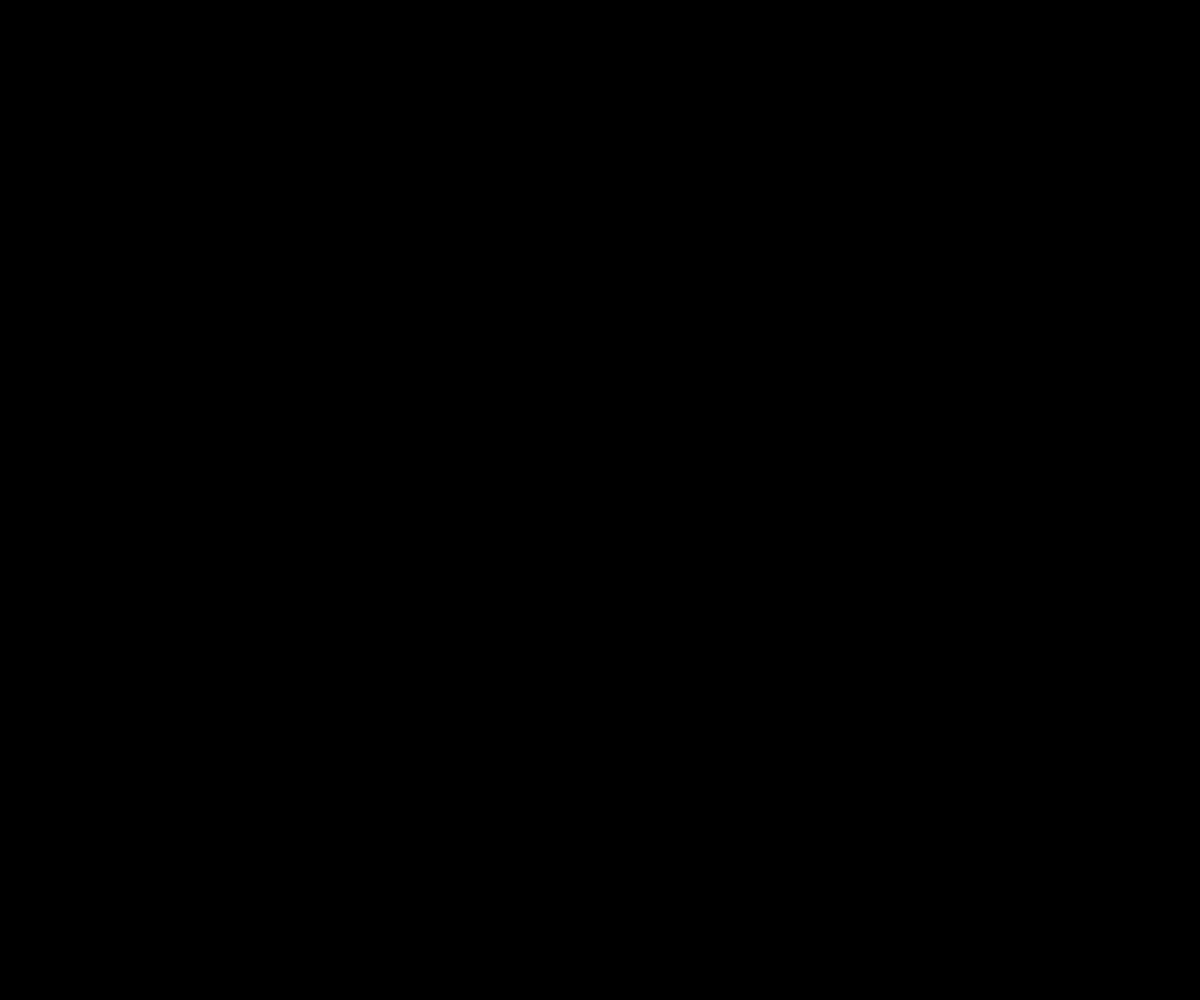
Frame 1 (no input)
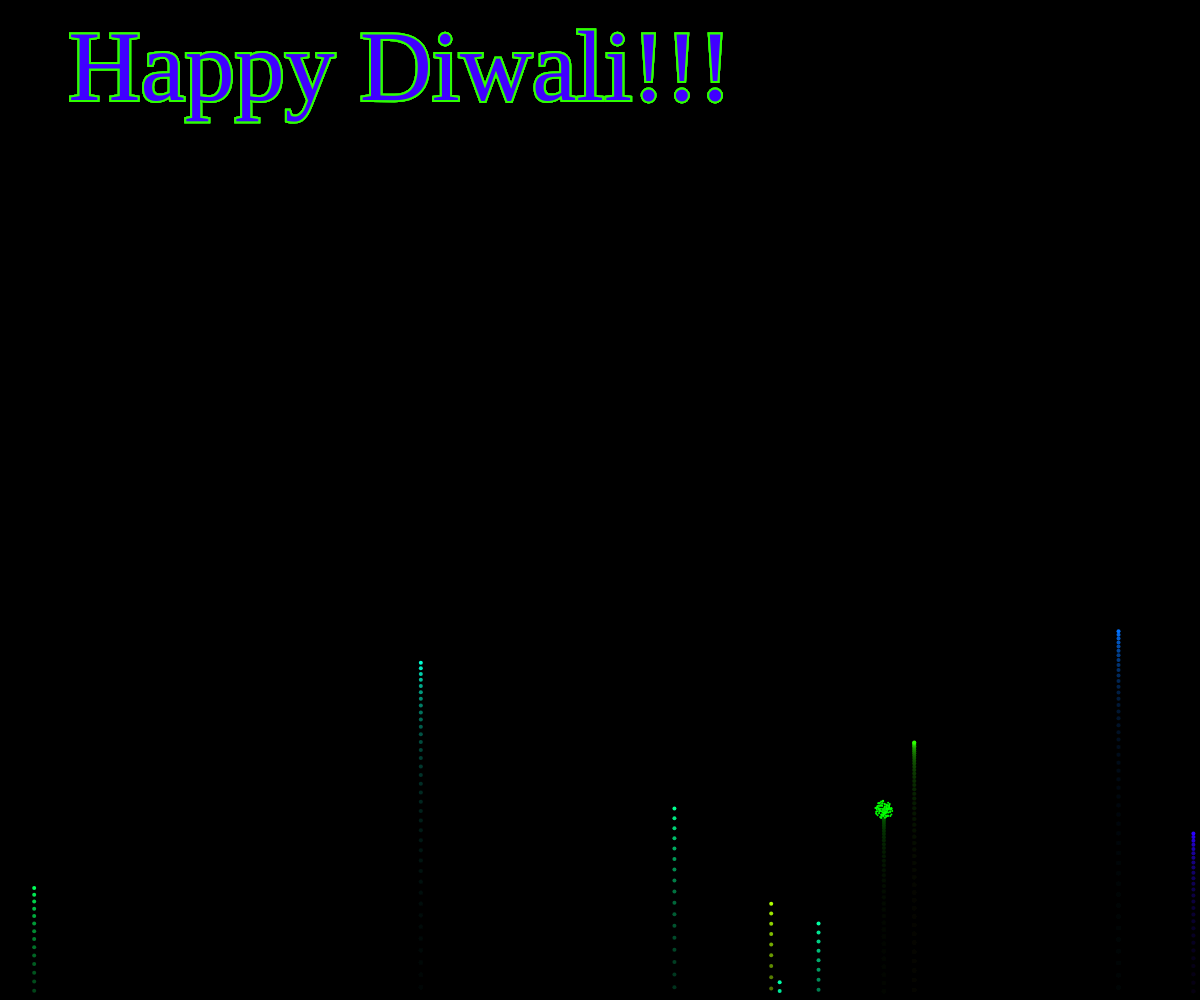
Frame 60 (no input)
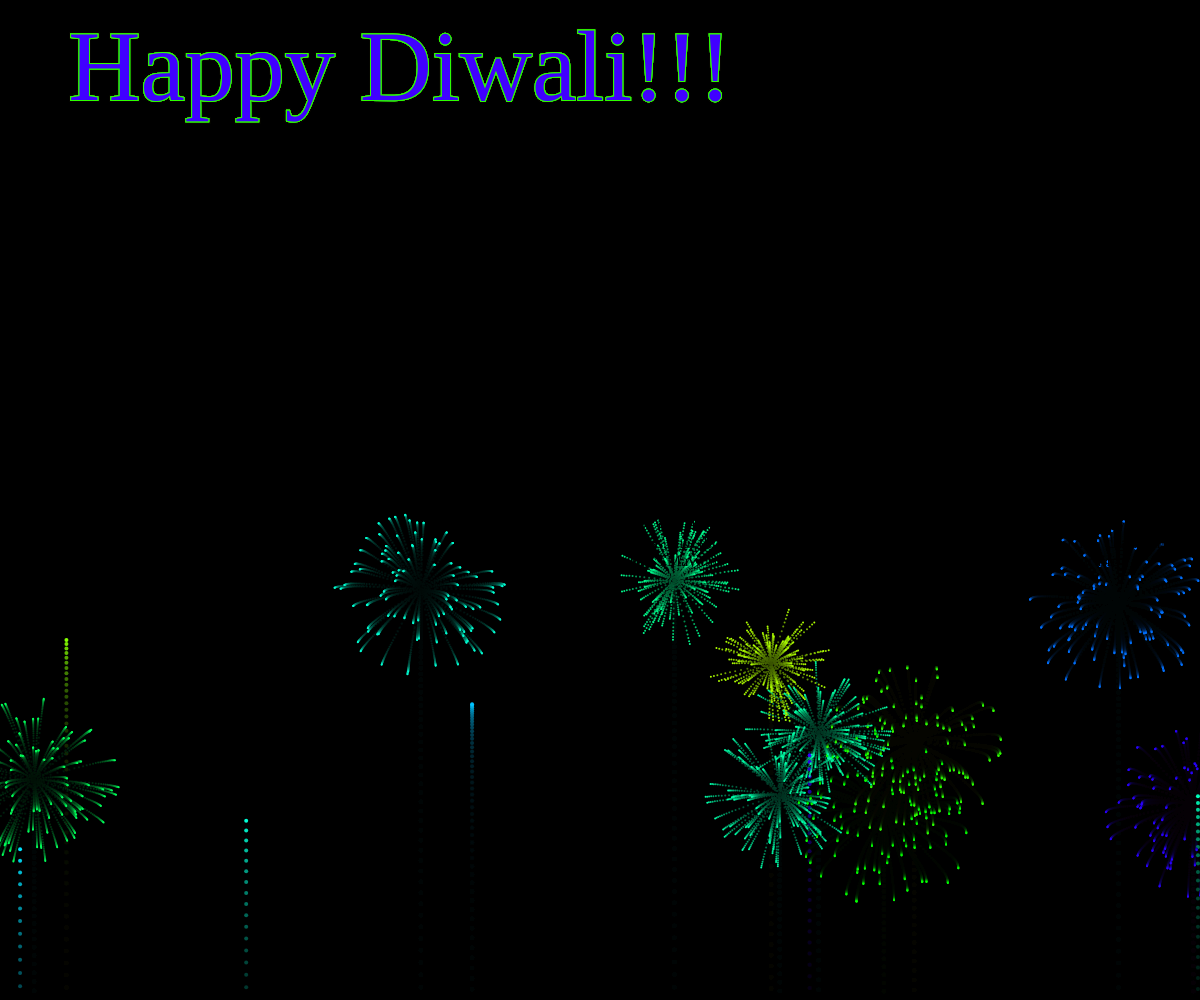
Frame 120 (the mouse pressed at the canvas centre since frame 60)

The p5.js sketch that drew these frames (run headless with seeded random() and noise() and a simulated clock; from frame 60 on, the mouse is pressed at the canvas centre):

// p5.js sketch
// ── sketch.js
var gravity;
var fire=[];
var can;
function setup(){
  colorMode(HSB);
  can=createCanvas(windowWidth,windowHeight);
  gravity=createVector(0,0.2);
  createP('May the joy, cheer, mirth and merriment of this divine festival surround you forever.'+ 
  'May the happiness, that this season brings… Festive occasions fill our lives with a new charm and happiness.'+ 
  'May this Diwali prove to the beginning of something great in your life').position(3*width/6,3*height/6);
  background(0);
}
function draw(){
  colorMode(RGB);
 background(0,0,0,25);
  if(random(1)<0.1){
     fire.push(new Firework());
   }
   for(let i= fire.length-1 ; i>=0; i--){
     fire[i].update();
     fire[i].show();
     if(fire[i].finished()){
       fire.splice(i,1);
     }
   }
   textSize(100);
   textAlign(CENTER);
   textFont(NORMAL);
   text("Happy Diwali!!!",width/3,100);
   for(let i=fire.length-1;i>=0;i--){
    fill(255,fire[i].hu,255);
    textFont('Satisfy');
    text("",width/2,250);
   }
}
// ── firework.js
function Firework() {
     this.hu=random(255);
     this.firework=new Sparkle(random(width),height,this.hu,false);
     this.exploded=false;
     this.brightnesss=255;
     this.particles=[];
     this.update=function () {
         if (!this.exploded){
             this.firework.force();
             this.firework.update();
         if(this.firework.velocity.y>=0){
             this.exploded=true;
             this.explode();
        }
    }
     for (let i = this.particles.length-1; i >=0; i--) {
         this.particles[i].force();
         this.particles[i].update();
         if(this.particles[i].lifespan<0){
             this.particles.splice(i,1);
        }
   }
}
     this.finished=function(){
         if(this.exploded && this.particles.length===0){
             return true;
         }
         else{
             return false;
         }
     }
     this.explode=function(){
      for(let i=0;i<100;i++){
        this.particles.push(new Sparkle(this.firework.pos.x,this.firework.pos.y,this.hu,true));
    }
}
     this.show=function () {

         if (!this.exploded) {
             this.firework.view();          
        }
         for (let i=0;i<this.particles.length; i++) {
             this.particles[i].view();
        }
    }
}
// ── sparkle.js
function Sparkle(x,y,hu,fire) {
    this.pos=createVector(x,y);
    this.hu=hu;
    this.lifespan=255;
    if(fire){
        this.velocity=p5.Vector.random2D();
        this.velocity.mult(random(3,10));
    }else{
    this.velocity=createVector(0,random(-15,-8));
    }
    this.acceleration=createVector(0,0);
    this.force=function(){
         this.acceleration.add(gravity);
    }
    this.update=function(){
        if(fire){
            this.velocity.sub(this.acceleration);
            this.velocity.mult(0.9);
            this.lifespan-=4;
        }
         this.velocity.add(this.acceleration);
         this.pos.add(this.velocity);
         this.acceleration.mult(0);      
    }
    this.view=function(){
         colorMode(HSB);
        if(fire){
            strokeWeight(2);
            stroke(this.hu,255,255,this.lifespan);
        }else{
            strokeWeight(4);
            stroke(this.hu,255,255);
        }
        point(this.pos.x,this.pos.y);
        fill(255,255,this.hu,this.lifespan);   
    } 
}
